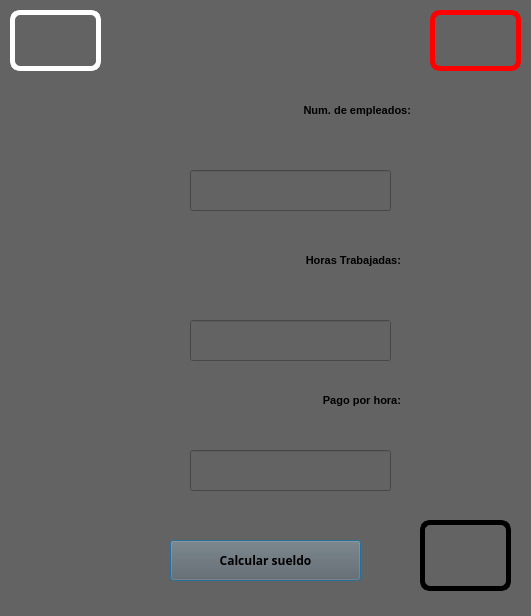
<?xml version="1.0" encoding="UTF-8"?>
<ui version="4.0">
 <class>Dialog</class>
 <widget class="QDialog" name="Dialog">
  <property name="geometry">
   <rect>
    <x>0</x>
    <y>0</y>
    <width>531</width>
    <height>616</height>
   </rect>
  </property>
  <property name="windowTitle">
   <string>Dialog</string>
  </property>
  <property name="styleSheet">
   <string notr="true">background-color: rgb(99, 99, 99);</string>
  </property>
  <widget class="QLabel" name="label_4">
   <property name="geometry">
    <rect>
     <x>430</x>
     <y>10</y>
     <width>91</width>
     <height>61</height>
    </rect>
   </property>
   <property name="styleSheet">
    <string notr="true">border: 5px solid red;
border-radius: 10px;</string>
   </property>
   <property name="text">
    <string/>
   </property>
   <property name="pixmap">
    <pixmap resource="../../recursos.qrc">:/Logos/Imagenes/logo fians.jpg</pixmap>
   </property>
   <property name="scaledContents">
    <bool>true</bool>
   </property>
  </widget>
  <widget class="QLabel" name="label_5">
   <property name="geometry">
    <rect>
     <x>420</x>
     <y>520</y>
     <width>91</width>
     <height>71</height>
    </rect>
   </property>
   <property name="styleSheet">
    <string notr="true">border: 5px solid black;
border-radius: 10px;</string>
   </property>
   <property name="text">
    <string/>
   </property>
   <property name="pixmap">
    <pixmap resource="../../recursos.qrc">:/Logos/Imagenes/equipo.jpeg</pixmap>
   </property>
   <property name="scaledContents">
    <bool>true</bool>
   </property>
  </widget>
  <widget class="QLabel" name="label_3">
   <property name="geometry">
    <rect>
     <x>10</x>
     <y>10</y>
     <width>91</width>
     <height>61</height>
    </rect>
   </property>
   <property name="styleSheet">
    <string notr="true">border: 5px solid white;
border-radius: 10px;</string>
   </property>
   <property name="text">
    <string/>
   </property>
   <property name="pixmap">
    <pixmap resource="../../recursos.qrc">:/Logos/Imagenes/logo uat.jpg</pixmap>
   </property>
   <property name="scaledContents">
    <bool>true</bool>
   </property>
  </widget>
  <widget class="QPushButton" name="btn_Calcularsueldo">
   <property name="geometry">
    <rect>
     <x>170</x>
     <y>540</y>
     <width>191</width>
     <height>41</height>
    </rect>
   </property>
   <property name="font">
    <font>
     <family>Rockwell Extra Bold</family>
     <pointsize>9</pointsize>
     <weight>75</weight>
     <bold>true</bold>
    </font>
   </property>
   <property name="text">
    <string>Calcular sueldo</string>
   </property>
  </widget>
  <widget class="QLineEdit" name="txt_numempleados">
   <property name="geometry">
    <rect>
     <x>190</x>
     <y>170</y>
     <width>201</width>
     <height>41</height>
    </rect>
   </property>
   <property name="font">
    <font>
     <family>Rockwell Extra Bold</family>
     <pointsize>10</pointsize>
     <weight>75</weight>
     <bold>true</bold>
    </font>
   </property>
  </widget>
  <widget class="QLabel" name="label_2">
   <property name="geometry">
    <rect>
     <x>-30</x>
     <y>90</y>
     <width>441</width>
     <height>41</height>
    </rect>
   </property>
   <property name="font">
    <font>
     <pointsize>8</pointsize>
     <weight>75</weight>
     <bold>true</bold>
    </font>
   </property>
   <property name="text">
    <string>Num. de empleados:</string>
   </property>
   <property name="alignment">
    <set>Qt::AlignRight|Qt::AlignTrailing|Qt::AlignVCenter</set>
   </property>
  </widget>
  <widget class="QLineEdit" name="txt_hrs">
   <property name="geometry">
    <rect>
     <x>190</x>
     <y>320</y>
     <width>201</width>
     <height>41</height>
    </rect>
   </property>
   <property name="font">
    <font>
     <family>Rockwell Extra Bold</family>
     <pointsize>10</pointsize>
     <weight>75</weight>
     <bold>true</bold>
    </font>
   </property>
  </widget>
  <widget class="QLabel" name="label_6">
   <property name="geometry">
    <rect>
     <x>-40</x>
     <y>240</y>
     <width>441</width>
     <height>41</height>
    </rect>
   </property>
   <property name="font">
    <font>
     <pointsize>8</pointsize>
     <weight>75</weight>
     <bold>true</bold>
    </font>
   </property>
   <property name="text">
    <string>Horas Trabajadas:</string>
   </property>
   <property name="alignment">
    <set>Qt::AlignRight|Qt::AlignTrailing|Qt::AlignVCenter</set>
   </property>
  </widget>
  <widget class="QLineEdit" name="txt_pagoxhora">
   <property name="geometry">
    <rect>
     <x>190</x>
     <y>450</y>
     <width>201</width>
     <height>41</height>
    </rect>
   </property>
   <property name="font">
    <font>
     <family>Rockwell Extra Bold</family>
     <pointsize>10</pointsize>
     <weight>75</weight>
     <bold>true</bold>
    </font>
   </property>
  </widget>
  <widget class="QLabel" name="label_7">
   <property name="geometry">
    <rect>
     <x>-40</x>
     <y>380</y>
     <width>441</width>
     <height>41</height>
    </rect>
   </property>
   <property name="font">
    <font>
     <pointsize>8</pointsize>
     <weight>75</weight>
     <bold>true</bold>
    </font>
   </property>
   <property name="text">
    <string>Pago por hora:</string>
   </property>
   <property name="alignment">
    <set>Qt::AlignRight|Qt::AlignTrailing|Qt::AlignVCenter</set>
   </property>
  </widget>
 </widget>
 <resources>
  <include location="../../recursos.qrc"/>
 </resources>
 <connections/>
</ui>
